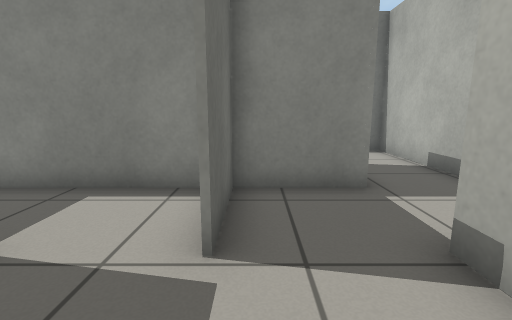
view 1 (above)

24 first-person views from a walk through a Gazebo world. The camera is 0.74 m above the floor, tilts 10° down and sees 85° across. The floor is counted in squares, 0.5 m on a side. Each view is taken from the middle of a square. On the plan, view 1 faces up. The plan holds only what a view shows up to about 14 squares ahead; the rest is blank. Robots are left out.

view 2
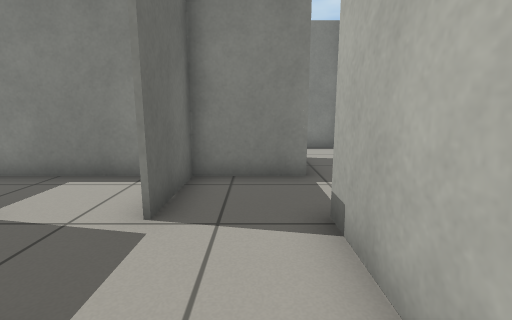

view 3
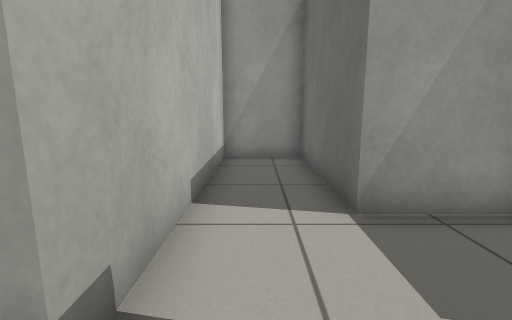

view 4
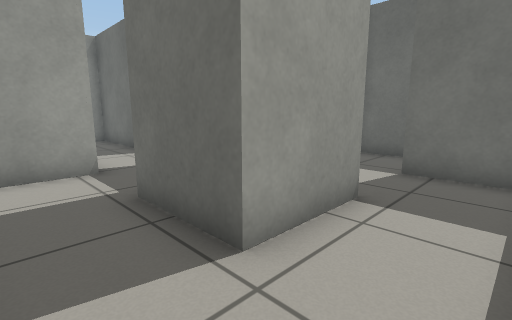

view 5
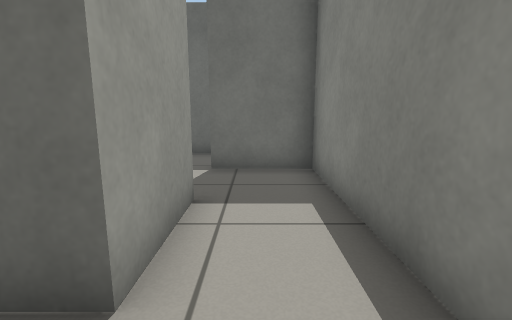

view 6
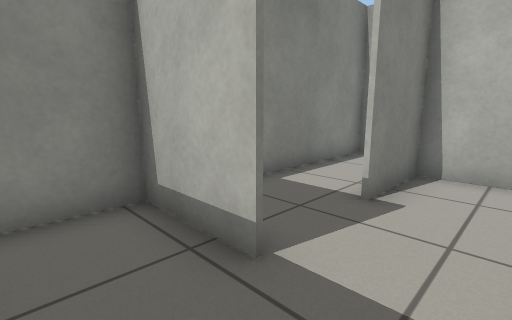

view 7
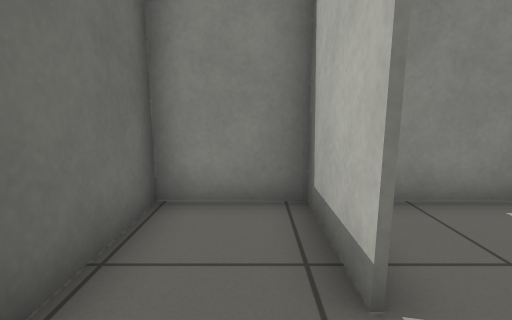

view 8
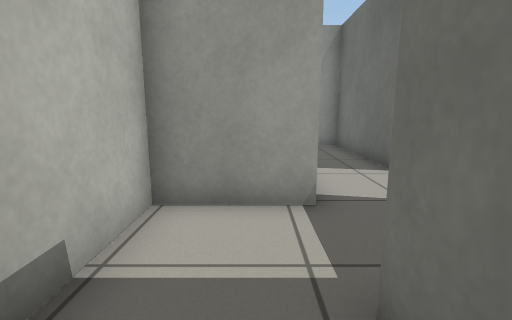

view 9
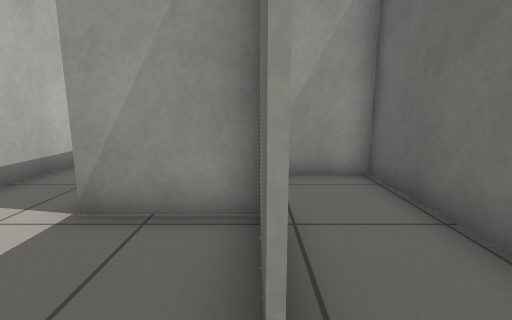

view 10
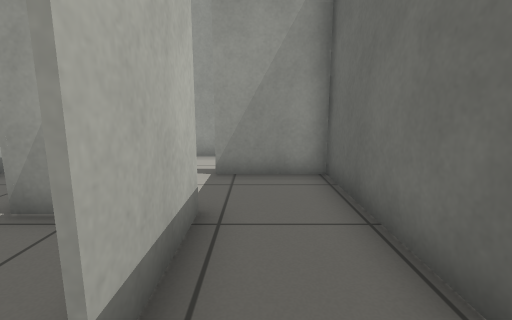

view 11
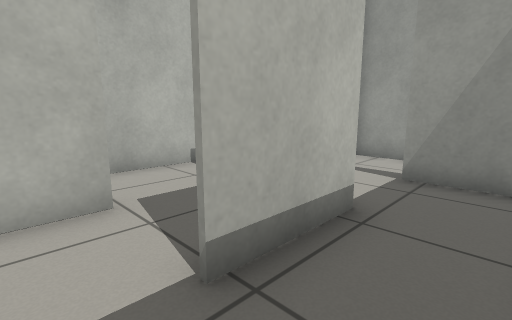

view 12
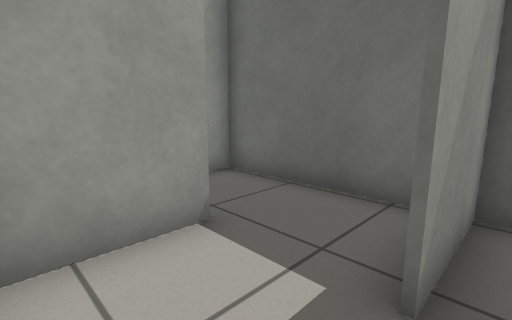

view 13
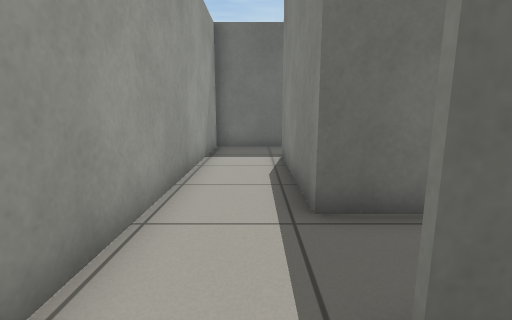

view 14
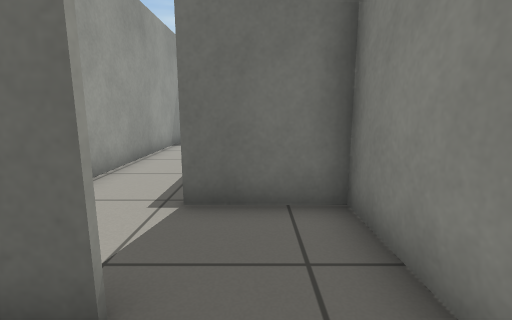

view 15
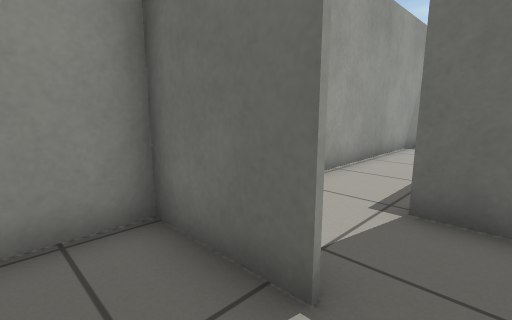

view 16
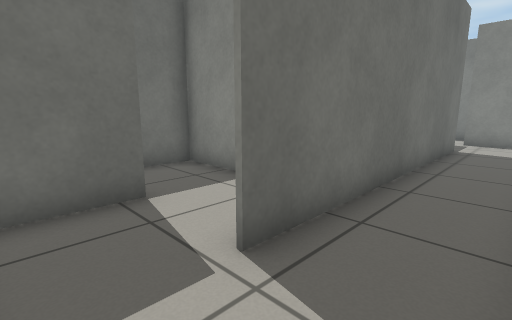

view 17
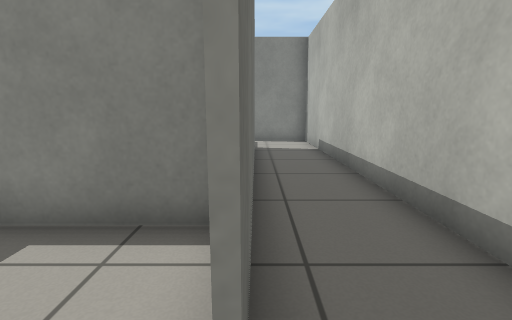

view 18
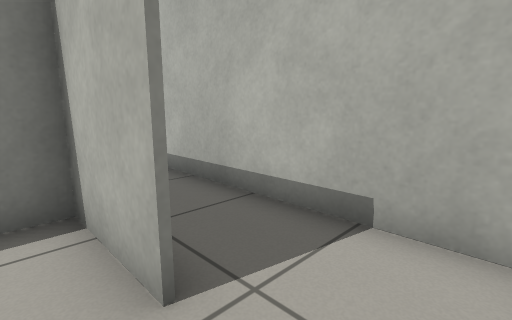

view 19
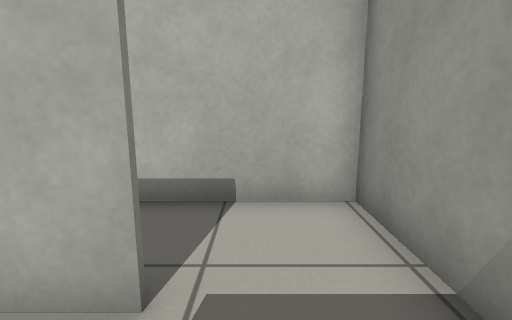

view 20
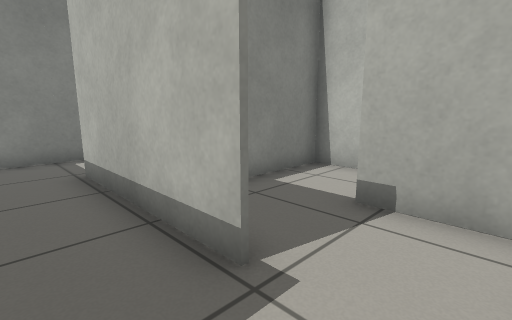

view 21
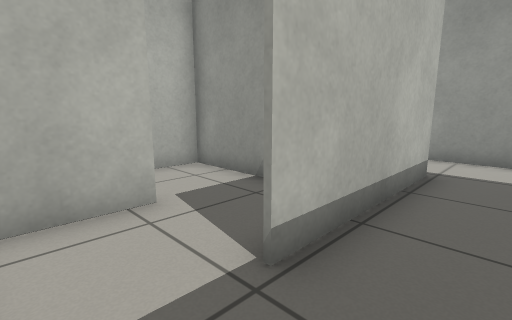

view 22
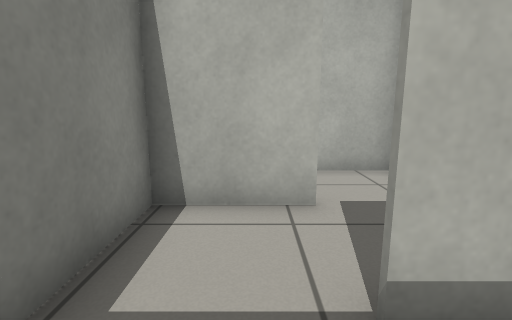

view 23
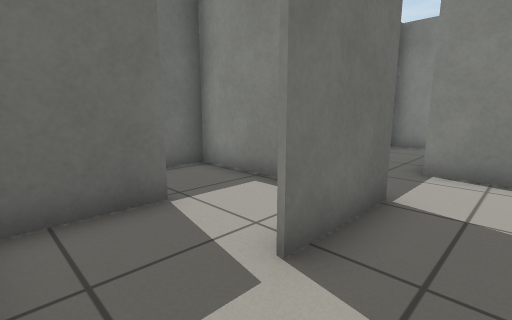

view 24
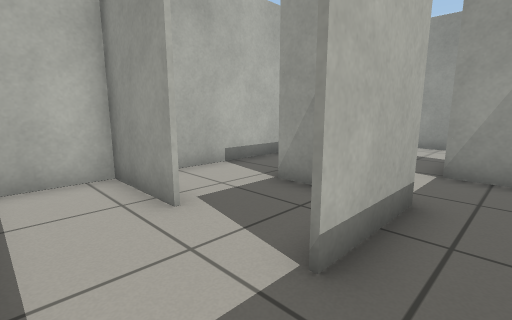

### Floor plan
Points are (right, up) in squares from view 1. A wall is a line through its corners. A room is listed if a view was taken in it or the views show most of it. See-through windows are left out.
Room 1 (views 1, 2)
walls: (-0.6, 2.6) (-0.6, 4); (-0.5, 3.5) (-0.5, 2.6); (-3.1, 2.8) (-3.1, 0.2) (-0.5, 0.2) (-0.5, -5.1); (-0.1, 5.2) (-2.6, 5.2); (0, -5) (2, -5) (2, 2.8)
ways out: opening at (1, 3) to room 2; opening at (-3, 3.5) to room 5
Room 2 (view 3)
walls: (2.1, 5.2) (-0.1, 5.2); (-0.5, 5.2) (-0.5, 3.5)
ways out: opening at (1, 3) to room 1; opening at (2, 4) to room 3
Room 3 (views 4, 5, 8)
walls: (-0.6, 8) (2.1, 8) (2.1, 5.2); (6.1, 10.4) (-3, 10.4); (-3.1, 10.5) (-3.1, 7.8); (2, 2.8) (4.9, 2.8); (4.6, 2.8) (4.6, 10.5)
ways out: opening at (2, 4) to room 2; opening at (-1.5, 8) to room 12
Room 4 (views 6, 7)
walls: (-3.2, 7.8) (-3.2, 10.5); (-3, 10.4) (-5.7, 10.4) (-5.7, 5.6)
ways out: opening at (-3, 6.5) to room 12
Room 5 (views 9, 10, 11, 12)
walls: (-3.2, 0) (-3.2, 2.9); (-5.7, 2.5) (-5.7, -2.5) (-3, -2.5); (-2.6, 5.2) (-5, 5.2)
ways out: opening at (-3, 3.5) to room 1; opening at (-2, -3) to room 14
Room 6 (view 13)
walls: (4.8, -3) (4.8, -5.2); (7.2, -7) (7.2, -5); (7.5, -2.5) (4.8, -2.5)
ways out: opening at (7, -4.5) to room 7; opening at (5, -6.5) to room 9
Room 7 (views 14, 15, 18, 19)
walls: (7.4, -5) (7.4, -7.6) (9.6, -7.6); (9.9, -5.2) (9.9, -3); (9.9, -2.5) (7.5, -2.5)
ways out: opening at (7, -4.5) to room 6; opening at (10, -6.5) to room 8
Room 8 (views 16, 17)
walls: (9, 5.3) (10, 5.3) (10, -5.2); (9.6, -7.6) (12.5, -7.6) (12.5, 7.9); (12.5, 7.8) (9.8, 7.8)
ways out: opening at (10, -6.5) to room 7; opening at (10, 6.5)
Room 9 (views 20, 21, 22)
walls: (2.1, -3.5) (2.1, -5.1) (-3.2, -5.1); (4.6, -5.2) (4.6, 0.2); (5.5, 2.6) (2.1, 2.6) (2.1, 1.4); (-5.7, -4.6) (-5.7, -7.6) (5.2, -7.6)
ways out: opening at (5, -6.5) to room 6; opening at (5, 1.5) to room 13; opening at (-4.5, -5) to room 14
Room 10 (view 23)
walls: (6.4, 2.8) (7.4, 2.8) (7.4, 0); (7.1, -2.5) (9.9, -2.5); (8.9, 5.2) (7.2, 5.2); (9.9, -3) (9.9, -0.5)
ways out: opening at (7, 4) to room 11; opening at (7, -1) to room 13
Room 11 (view 24)
walls: (7.2, 5.2) (7.2, 8); (4.9, 2.8) (6.4, 2.8)
ways out: opening at (7, 4) to room 10; opening at (7, 9)
Room 12 (no view inside)
walls: (2, 6.1) (2, 7.8) (-0.6, 7.8)
ways out: opening at (-1.5, 8) to room 3; opening at (-3, 6.5) to room 4
Room 13 (no view inside)
walls: (7.2, 0) (7.2, 2.6) (5.5, 2.6); (4.8, 0.2) (4.8, -3)
ways out: opening at (5, 1.5) to room 9; opening at (7, -1) to room 10
Room 14 (no view inside)
walls: (-3.2, -5) (0, -5); (-5.7, -3.1) (-5.7, -4.6)
ways out: opening at (-2, -3) to room 5; opening at (-4.5, -5) to room 9

Where each view was taken, in squares from view 1:
view 1: 0 up, 0 right, facing up
view 2: 1 down, 1 right, facing up
view 3: 4 up, 1 right, facing down
view 4: 10 up, 4 right, facing down-left
view 5: 9 up, 4 right, facing left
view 6: 6 up, 5 left, facing up-right
view 7: 6 up, 4 left, facing up
view 8: 7 up, 3 right, facing down
view 9: 4 up, 3 left, facing down
view 10: 4 up, 4 left, facing down
view 11: 4 up, 5 left, facing down-right
view 12: 2 down, 1 left, facing down-left
view 13: 6 down, 6 right, facing left
view 14: 4 down, 9 right, facing left
view 15: 4 down, 9 right, facing down-left
view 16: 7 down, 12 right, facing up-left
view 17: 6 down, 10 right, facing up
view 18: 7 down, 9 right, facing up-right
view 19: 6 down, 8 right, facing right
view 20: 7 down, 3 right, facing up-right
view 21: 2 up, 3 right, facing down-right
view 22: 1 up, 3 right, facing right
view 23: 2 down, 9 right, facing up-left
view 24: 10 up, 6 right, facing down-right
